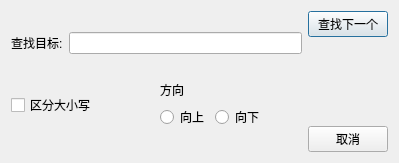
<?xml version="1.0" encoding="UTF-8"?>
<ui version="4.0">
 <class>searchDialog</class>
 <widget class="QDialog" name="searchDialog">
  <property name="geometry">
   <rect>
    <x>0</x>
    <y>0</y>
    <width>399</width>
    <height>163</height>
   </rect>
  </property>
  <property name="windowTitle">
   <string>查找</string>
  </property>
  <layout class="QHBoxLayout" name="horizontalLayout_2">
   <item>
    <layout class="QVBoxLayout" name="verticalLayout">
     <item>
      <layout class="QHBoxLayout" name="horizontalLayout">
       <item>
        <widget class="QLabel" name="label">
         <property name="text">
          <string>查找目标:</string>
         </property>
        </widget>
       </item>
       <item>
        <widget class="QLineEdit" name="lineEdit"/>
       </item>
      </layout>
     </item>
     <item>
      <layout class="QGridLayout" name="gridLayout">
       <item row="0" column="1">
        <layout class="QFormLayout" name="formLayout">
         <item row="2" column="0">
          <widget class="QRadioButton" name="radioButton_2">
           <property name="text">
            <string>向上</string>
           </property>
          </widget>
         </item>
         <item row="2" column="1">
          <widget class="QRadioButton" name="radioButton">
           <property name="text">
            <string>向下</string>
           </property>
          </widget>
         </item>
         <item row="1" column="0">
          <widget class="QLabel" name="label_2">
           <property name="text">
            <string>方向</string>
           </property>
          </widget>
         </item>
        </layout>
       </item>
       <item row="0" column="0">
        <widget class="QCheckBox" name="checkBox">
         <property name="text">
          <string>区分大小写</string>
         </property>
        </widget>
       </item>
      </layout>
     </item>
    </layout>
   </item>
   <item>
    <layout class="QVBoxLayout" name="verticalLayout_2">
     <item>
      <widget class="QPushButton" name="pushButton">
       <property name="text">
        <string>查找下一个</string>
       </property>
      </widget>
     </item>
     <item>
      <spacer name="verticalSpacer">
       <property name="orientation">
        <enum>Qt::Vertical</enum>
       </property>
       <property name="sizeHint" stdset="0">
        <size>
         <width>20</width>
         <height>40</height>
        </size>
       </property>
      </spacer>
     </item>
     <item>
      <widget class="QPushButton" name="pushButton_2">
       <property name="text">
        <string>取消</string>
       </property>
      </widget>
     </item>
    </layout>
   </item>
  </layout>
 </widget>
 <resources/>
 <connections/>
</ui>
